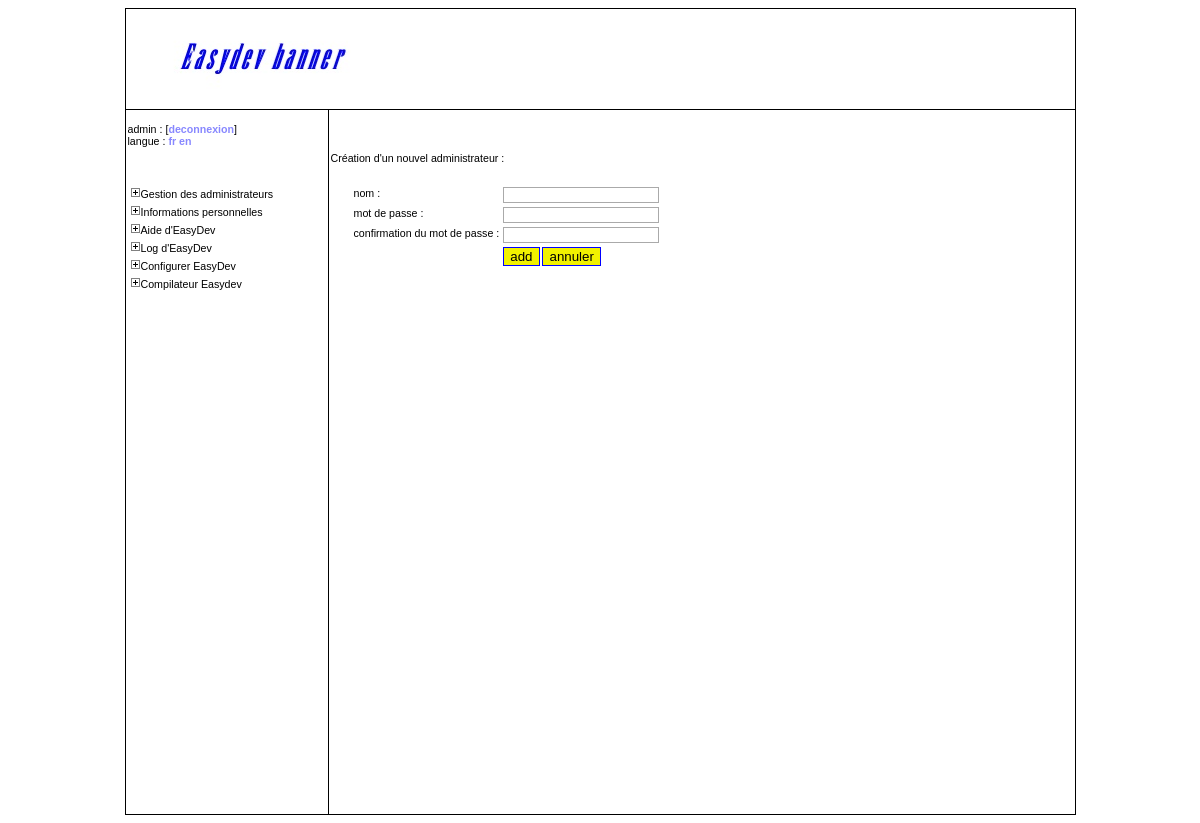
/easydev/addadmin.php (signed in), run on the app's committed database.
### tables this page shows
CREATE TABLE `translation_strings` (
  `keyword` varchar(64) NOT NULL,
  `fr` text,
  `en` text,
  PRIMARY KEY  (`keyword`)
);

CREATE TABLE `adminmain` (
  `id` int(10) unsigned NOT NULL auto_increment,
  `text` varchar(255) NOT NULL default '',
  PRIMARY KEY  (`id`),
  UNIQUE KEY `text` (`text`)
);

### easydev/includes.php (called while the page is built, shortened)
<?php
require_once('includes/translator.class.php');
$session_permissions = array();
if(isset($_SESSION[SESSION_LOGIN])){
	$query = 'SELECT id FROM '.ADMINMAIN;
	$result = mysql_query($query) or die('Error while selecting main section list ');
	while($row = mysql_fetch_array($result)){
		$session_permissions[$row['id']] = 0;
	}
	$query = 'SELECT id_mainsection FROM '.PERMISSION_ADMINS.' WHERE id_admin="'.$_SESSION[SESSION_LOGIN].'"';
	$result = mysql_query($query) or die('Error while selecting admin permissions.');
	while($row = mysql_fetch_array($result)){
		$session_permissions[$row['id_mainsection']] = 1;
	}
}
?>

### easydev/includes/translator.class.php (called while the page is built, shortened)
<?php
class Translator{
	public static function translate($identifier){
		$language = null;
		if(isset($_SESSION[SESSION_LANGUAGE])) $language = $_SESSION[SESSION_LANGUAGE];
		else{
			$query = 'SELECT value FROM '.CONFIGURATION.' WHERE id="default_language"';
			$result = mysql_query($query) or die('Error while selecting default language from configuration.');
			if($row = mysql_fetch_array($result)){
				$language = $row['value'];
			}
			else{
				$language = DEFAULT_LANGUAGE_TAG;
				$_SESSION[SESSION_LANGUAGE] = DEFAULT_LANGUAGE_TAG;
			}
		}
		$query = 'SELECT '.$language.' FROM '.TRANSLATION_STRINGS.' WHERE keyword="'.addslashes($identifier).'"';
		$result = mysql_query($query) or die('Translator fetch error.');
		if($row = mysql_fetch_array($result))return $row[$language];
		else return $identifier;
	}
	public static function languageList(){
		$query = 'DESCRIBE '.TRANSLATION_STRINGS;
		$result = mysql_query($query) or die('Error while fetching language list.');
		$list = array();
		while($row = mysql_fetch_array($result)){
			if($row['Field'] != 'keyword') $list[] = $row['Field'];
		}
		return $list;
	}
}
?>

### easydev/addadmin.php (the view, shortened to what this page needs)
<?php
require_once('includes.php');
$adminMainMenu = ADMIN_MENU_ID;
if(! $session_permissions[$adminMainMenu]){
  header('Location: '.CONSOLE_PATH.'index.php');
  exit;
}
else{
  if($_SERVER['REQUEST_METHOD'] == 'POST'){
	if(isset($_POST['cancel'])){
	  header('Location: '.CONSOLE_PATH.'index.php?'.CURRENTMENU.'='.$_GET[CURRENTMENU]);
	  exit;
	}
	$errors = array();
	$regexpresult = preg_match(USERNAME_ACCEPTED_CHARS, $_POST['Name']);
	if($regexpresult == 0 || $regexpresult == false){
	  array_push($errors, Translator::translate('console_username_error'));
	}
	$query = 'SELECT id FROM '.AUTHORIZED_ADMINS.' WHERE name="'.$_POST['Name'].'"';
	$result = mysql_query($query) or die('Could not select admins in database');
	if($line = mysql_fetch_array($result)){
	  array_push($errors, Translator::translate('console_duplicate_admin_username_error'));
	}
	if($_POST['Pass'] != $_POST['PassConfirmation']){
	  array_push($errors, Translator::translate('console_wrong_confirm_password_error'));
	}
	if(strlen($_POST['Pass']) < 6){
	  array_push($errors, Translator::translate('console_too_short_password_error'));
	}
	if(count($errors) != 0){
	  $_SESSION[SESSION_ERRORS] = $errors;
	  $_SESSION[SESSION_POSTED] = $_POST;
	  header('Location: addadmin.php?'.CURRENTMENU.'='.$_GET[CURRENTMENU]);
	  exit;
	}
	else{
	  $query = 'INSERT INTO '.AUTHORIZED_ADMINS.' (name, password) VALUES ("'.$_POST['Name'].'", "'.sha1($_POST['Pass']).'")';
	  mysql_query($query) or die('Error while inserting new administrator into database.');
	  $today = date('Y-m-d H:i');
	  $log = $today.' : New administrator with name \"'.$_POST['Name'].'\" inserted by '.$_SESSION[SESSION_NAME].'.';
	  $query = 'INSERT INTO '.LOGS.' (log) VALUES ("'.$log.'")';
	  mysql_query($query) or die('Error while inserting administrator log.');
	  header('Location: addadmin.php?'.CURRENTMENU.'='.$_GET[CURRENTMENU].'&action=confirmAdminAdd');
	  exit;
	}
  }
  else{
	include 'adminheader.php';
	$name = '';
	echo '<p class="largemargintop">'.htmlentities(Translator::translate('console_add_admin_header'), ENT_COMPAT, 'UTF-8').'</p>'."\n"
	  .'<form action="addadmin.php?'.CURRENTMENU.'='.$_GET[CURRENTMENU].'" method="post">'."\n"
	  .'<table class="form">'."\n"
	  .'  <tr>'."\n"
	  .'    <td>'.htmlentities(Translator::translate('name'), ENT_COMPAT, 'UTF-8').' : </td>'."\n"
	  .'    <td><input class="textinput" type="text" name="Name" maxlength="50" '.($name != '' ? 'value="'.htmlentities(stripslashes($name), ENT_COMPAT, 'UTF-8').'" ' : '').'/></td>'."\n"
	  .'  </tr>'."\n"
	  .'  <tr>'."\n"
	  .'    <td>'.htmlentities(Translator::translate('password'), ENT_COMPAT, 'UTF-8').' : </td>'."\n"
	  .'    <td><input class="passwordinput" type="password" name="Pass" maxlength="20" /></td>'."\n"
	  .'  </tr>'."\n"
	  .'  <tr>'."\n"
	  .'    <td>'.htmlentities(Translator::translate('password_confirmation'), ENT_COMPAT, 'UTF-8').' : </td>'."\n"
	  .'    <td><input class="passwordinput" type="password" name="PassConfirmation" maxlength="20" /></td>'."\n"
	  .'  </tr>'."\n"
	  .'  <tr>'."\n"
	  .'    <td>&nbsp;</td>'."\n"
	  .'    <td><input class="bouton" type="submit" name="add" value="'.htmlentities(Translator::translate('add'), ENT_COMPAT, 'UTF-8').'" />'."\n"
	  .'        <input class="bouton" type="submit" name="cancel" value="'.htmlentities(Translator::translate('cancel'), ENT_COMPAT, 'UTF-8').'" /></td>'."\n"
	  .'  </tr>'."\n"
	  .'</table>'."\n"
	  .'</form>'."\n";
	include 'adminfooter.php';
  }
}
?>

### easydev/adminheader.php (shortened to what this page needs)
<!DOCTYPE html PUBLIC "-//W3C//DTD XHTML 1.0 Strict//EN" "http://www.w3.org/TR/xhtml1/DTD/xhtml1-strict.dtd">
<html xmlns="http://www.w3.org/1999/xhtml">
<head>
<link rel="stylesheet" href="<?php echo CONSOLE_PATH; ?>adminstyle.css" type="text/css" />
<link rel="stylesheet" href="<?php echo CONSOLE_PATH; ?>calendar.css" type="text/css" />
</head>
<body>
<table class="console">
  <tr>
    <td class="banniere" colspan="2"></td>
  </tr>
  <tr>
    <td class="menu">
<?php
echo '      <p>'.$_SESSION[SESSION_NAME].' : [<a class="default" href="'.CONSOLE_PATH.'logout.php">'.htmlentities(Translator::translate('log_out'), ENT_COMPAT, 'UTF-8').'</a>]'
.'<br />'.htmlentities(Translator::translate('language'), ENT_COMPAT, 'UTF-8').' : ';
$languageList = Translator::languageList();
foreach($languageList as $language){
  echo '<a class="default" href="'.$_SERVER['PHP_SELF'].'?'.(isset($_GET[CURRENTMENU]) ? CURRENTMENU.'='.$_GET[CURRENTMENU].'&amp;' : '').SESSION_LANGUAGE.'='.$language.'">'.$language.'</a> ';
}
echo '</p>'."\n";
echo '      <ul class="adminmenu">'."\n";
$query = 'SELECT id, text FROM '.ADMINMAIN.' ORDER BY id ASC';
$result = mysql_query($query) or die('Error while selecting main sections.');
while($line = mysql_fetch_array($result)) {
  if($session_permissions[$line['id']] == 1) {
	if(isset($_GET[CURRENTMENU]) && $_GET[CURRENTMENU] == $line['id']) {
	  echo '        <li class="menumain"><a href="'.CONSOLE_PATH.'index.php"><img class="adminmenu" src="'.CONSOLE_PATH.'moins.jpg" alt="fermer" /></a>'.Translator::translate($line['text']).'</li>'."\n";
	  $query2 = 'SELECT text, url FROM '.ADMINSUB.' WHERE id_mainmenu="'.$line['id'].'"';
	  $result2 = mysql_query($query2) or die('Error while selecting sub sections.');
	  echo '        <li class="menumain">'."\n";
	  echo '          <ul class="adminsubmenu">'."\n";
	  while($line2 = mysql_fetch_array($result2)){
		echo '            <li class="menusub"><a class="default" href="'.CONSOLE_PATH.$line2['url'].'.php?'.CURRENTMENU.'='.$line['id'].'">'.Translator::translate($line2['text']).'</a></li>'."\n";
	  }
      echo '          </ul>'."\n";
      echo '        </li>'."\n";
    }
	else{
	  echo '        <li class="menumain"><a href="'.CONSOLE_PATH.'index.php?'.CURRENTMENU.'='.$line['id'].'"><img class="adminmenu" src="'.CONSOLE_PATH.'plus.jpg" alt="ouvrir" /></a>'.Translator::translate($line['text']).'</li>'."\n";
	}
  }
}
echo '      </ul>'."\n";
echo '    </td>'."\n";
echo '    <td class="content">'."\n";
?>

### easydev/adminstyle.css (style rules this page uses)
body { text-align: center; font-size: 8pt; font-family: Verdana, Arial, Helvetica; }
a.default:link, a.default:visited { font-weight: bold; color: #8888FF; text-decoration: none; }
.bouton { background-color: #F1F100; border: 1px solid #0000FF; }
td.banniere { width : 950px; height : 100px; padding : 0px; border : 1px solid #000000; background : url("banniere.jpg") no-repeat; }
table.console { margin: auto; width: 951px; padding: 0px; border-right : 1px solid #000000; border-collapse : collapse; }
td.menu { vertical-align: top; width: 200px; height: 700px; border-left : 1px solid #000000; border-bottom : 1px solid #000000; margin : 0px; padding : 2px; border-collapse : collapse; text-align : left; }
td.content { vertical-align: top; width : 750px; border-bottom : 1px solid #000000; border-left : 1px solid #000000; margin : 0px; padding : 2px; border-collapse : collapse; text-align: left; }
ul.adminmenu { list-style-type : none; margin : 0px; margin-top : 30px; text-indent : 0px; padding : 5px 0px 5px 2px; }
li.menumain { padding : 0px; margin : 5px 0px 5px 0px; }
img { border: 0px; }
p.largemargintop { margin-top: 40px; }
table.form { margin-top: 20px; margin-left: 20px; }
table.form tr { vertical-align: top; }
.textinput { font-size: 8pt; font-family: Verdana, Arial, Helvetica; border: 1px solid #AAAAAA; width: 150px; }
.passwordinput { font-size: 8pt; border: 1px solid #AAAAAA; width: 150px; }

### data on the page
translation_strings: fr "deconnexion"
translation_strings: fr "langue"
adminmain: text.fr "Gestion des administrateurs"
adminmain: text.fr "Informations personnelles"
adminmain: text.fr "Aide d'EasyDev"
adminmain: text.fr "Log d'EasyDev"
adminmain: text.fr "Configurer EasyDev"
adminmain: text.fr "Compilateur Easydev"
translation_strings: fr "Création d'un nouvel administrateur :"
translation_strings: fr "nom"
translation_strings: fr "mot de passe"
translation_strings: fr "confirmation du mot de passe"
translation_strings: cancel "annuler"

### other printed values
$_SESSION[SESSION_NAME] "admin"
$language "fr"
$language "en"
